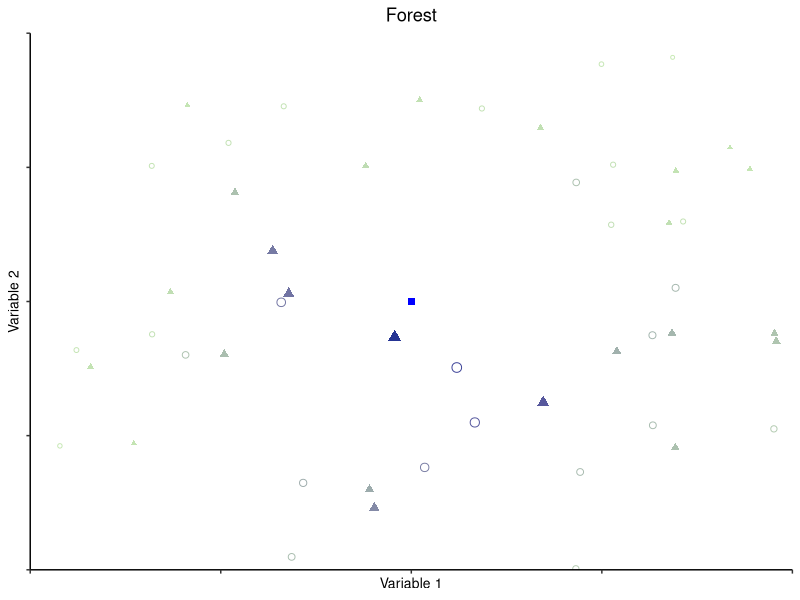
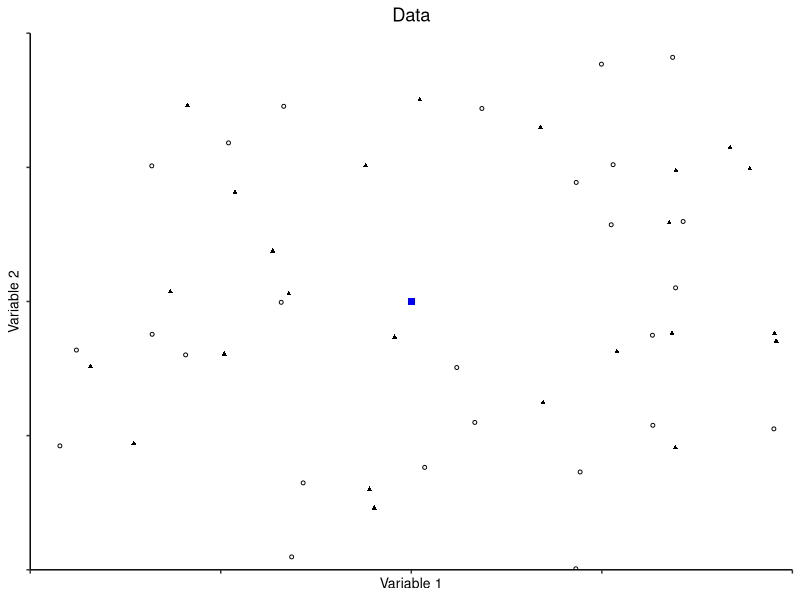
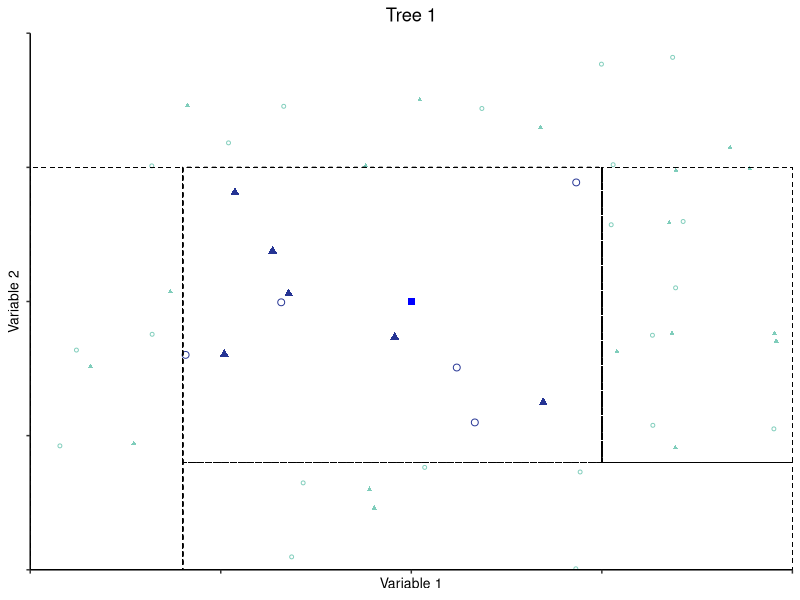
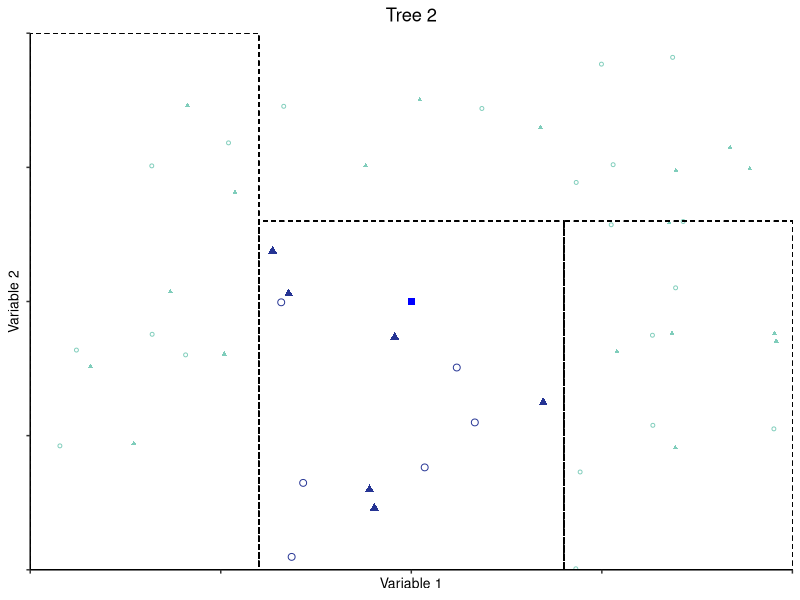
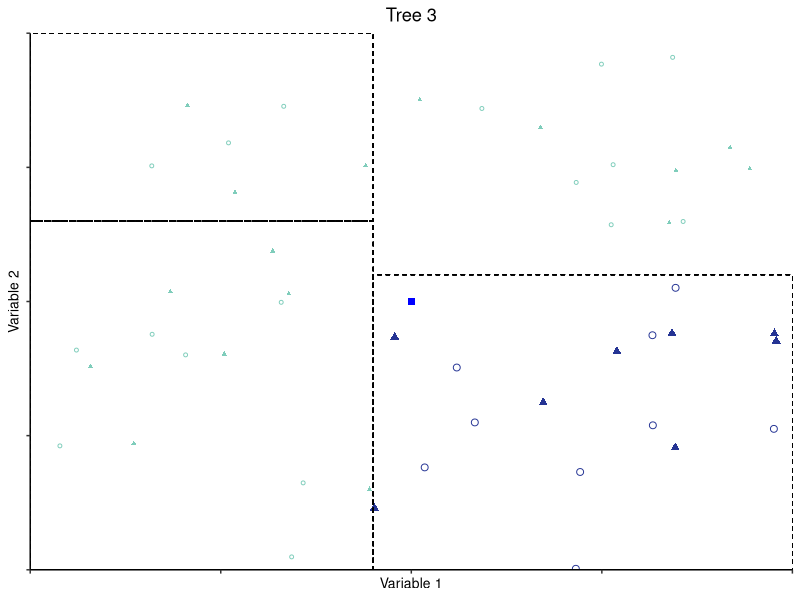

R code for these plots, in order:
# Figure 2 --  forest explanation figures

require(ggplot2)
require(gridExtra)
require(plyr)
require(dplyr)

library(stringr)

##Setting directory
project.dir <- if(str_ends(getwd(), "Part_1.output")){
  str_sub(getwd(), 1, -8)
} else if(str_ends(getwd(), "Part_1")){
  str_sub(getwd(), 1, -8)
} else {
  "."
}

print(Sys.getenv("USERDOMAIN"))

setwd(project.dir)


out.folder <- paste(project.dir, "Part_1", "output", sep="/")


set.seed(8675309)
var1 = runif(50)
var2 = runif(50)
treat.prob = runif(50) ### added

plot.data = data.frame(var1 = var1, var2 = var2,
                       tree1 = ifelse(between(var1,0.20,0.75),ifelse(between(var2,0.20,0.75),1,0),0),
                       tree2 = ifelse(between(var1,0.30,0.70),ifelse(between(var2,0.00,0.70),1,0),0),
                       tree3 = ifelse(between(var1,0.45,1.00),ifelse(between(var2,0.00,0.55),1,0),0),
                       dist = sqrt((var1-0.5)^2+(var2-0.5)^2))
plot.data$treated = factor(ifelse(treat.prob < 0.4, "Treated", "Control"), levels = c("Treated", "Control")) ### added
plot.data$treeall = (plot.data$tree1 + 2 * plot.data$tree2 + 1.5 * plot.data$tree3 + 1) * (1 - plot.data$dist)
plot.data$treeall = ifelse(plot.data$treeall < 0, 0, plot.data$treeall)

summary(plot.data)

tree0 <- ggplot(data = plot.data, aes(x = var1, y = var2, shape = treated)) + ### updated
  scale_x_continuous(limits=c(0,1), expand = c(0,0)) +
  scale_y_continuous(limits=c(0,1), expand = c(0,0)) +
  scale_shape_manual(values = c(17,1)) + ### added
  geom_point(size = 1) + 
  geom_point(aes(x = 0.5, y = 0.5), size = 2, shape = 15, color = "blue") + ### updated
  theme_classic() +
  ggtitle(label = "Data") + 
  theme(plot.title = element_text(hjust = 0.5)) + 
  xlab(label = "Variable 1") +
  ylab(label = "Variable 2") +
  theme(legend.position = "none",
        axis.text = element_blank(),
        axis.title = element_text(size = 10))

tree1 <- ggplot(data = plot.data, aes(x = var1, y = var2, size = factor(tree1), color = factor(tree1), shape = treated)) + ### updated
  scale_size_manual(values = c(1, 2)) +
  scale_color_manual(values = c("#7fcdbb","#253494")) +
  scale_shape_manual(values = c(17,1)) + ### added
  scale_x_continuous(limits=c(0,1), expand = c(0,0)) +
  scale_y_continuous(limits=c(0,1), expand = c(0,0)) +
  geom_point() + 
  geom_point(aes(x = 0.5, y = 0.5), size = 2, shape = 15, color = "blue") + ### updated
  geom_rect(aes(xmin = 0.20, xmax = 0.75, ymin = 0.20, ymax = 0.75), alpha = 0, color = "black", size = 0.25, linetype = 2) +
  geom_rect(aes(xmin = 0.00, xmax = 0.20, ymin = 0.00, ymax = 0.75), alpha = 0, color = "black", size = 0.25, linetype = 2) +
  geom_rect(aes(xmin = 0.20, xmax = 1.00, ymin = 0.00, ymax = 0.20), alpha = 0, color = "black", size = 0.25, linetype = 2) +
  geom_rect(aes(xmin = 0.75, xmax = 1.00, ymin = 0.20, ymax = 0.75), alpha = 0, color = "black", size = 0.25, linetype = 2) +
  geom_rect(aes(xmin = 0, xmax = 1, ymin = 0, ymax = 0), alpha = 0, color = "black", size = 0.25, linetype = 2) +
  theme_classic() +
  ggtitle(label = "Tree 1") + 
  theme(plot.title = element_text(hjust = 0.5)) + 
  xlab(label = "Variable 1") +
  ylab(label = "Variable 2") +
  theme(legend.position = "none",
        axis.text = element_blank(),
        axis.title = element_text(size = 10))

tree2 <- ggplot(data = plot.data, aes(x = var1, y = var2, size = factor(tree2), color = factor(tree2), shape = treated)) + ### updated
  scale_size_manual(values = c(1, 2)) +
  scale_color_manual(values = c("#7fcdbb","#253494")) +
  scale_shape_manual(values = c(17,1)) + ### added
  scale_x_continuous(limits=c(0,1), expand = c(0,0)) +
  scale_y_continuous(limits=c(0,1), expand = c(0,0)) +
  geom_point() + 
  geom_point(aes(x = 0.5, y = 0.5), size = 2, shape = 15, color = "blue") + ### updated
  geom_rect(aes(xmin = 0.30, xmax = 0.70, ymin = 0.00, ymax = 0.65), alpha = 0, color = "black", size = 0.25, linetype = 2) +
  geom_rect(aes(xmin = 0.00, xmax = 0.30, ymin = 0.00, ymax = 1.00), alpha = 0, color = "black", size = 0.25, linetype = 2) +
  geom_rect(aes(xmin = 0.70, xmax = 1.00, ymin = 0.00, ymax = 0.65), alpha = 0, color = "black", size = 0.25, linetype = 2) +
  geom_rect(aes(xmin = 0, xmax = 1, ymin = 0, ymax = 0), alpha = 0, color = "black", size = 0.25, linetype = 2) +
  theme_classic() +
  ggtitle(label = "Tree 2") + 
  theme(plot.title = element_text(hjust = 0.5)) + 
  xlab(label = "Variable 1") +
  ylab(label = "Variable 2") +
  theme(legend.position = "none",
        axis.text = element_blank(),
        axis.title = element_text(size = 10))

tree3 <- ggplot(data = plot.data, aes(x = var1, y = var2, size = factor(tree3), color = factor(tree3), shape = treated)) + ### updated
  scale_size_manual(values = c(1, 2)) +
  scale_color_manual(values = c("#7fcdbb","#253494")) +
  scale_shape_manual(values = c(17,1)) + ### added
  scale_x_continuous(limits=c(0,1), expand = c(0,0)) +
  scale_y_continuous(limits=c(0,1), expand = c(0,0)) +
  geom_point() + 
  geom_point(aes(x = 0.5, y = 0.5), size = 2, shape = 15, color = "blue") + ### updated
  geom_rect(aes(xmin = 0.45, xmax = 1.00, ymin = 0.00, ymax = 0.55), alpha = 0, color = "black", size = 0.25, linetype = 2) +
  geom_rect(aes(xmin = 0.00, xmax = 0.45, ymin = 0.00, ymax = 0.65), alpha = 0, color = "black", size = 0.25, linetype = 2) +
  geom_rect(aes(xmin = 0.00, xmax = 0.45, ymin = 0.65, ymax = 1.00), alpha = 0, color = "black", size = 0.25, linetype = 2) +
  geom_rect(aes(xmin = 0, xmax = 1, ymin = 0, ymax = 0), alpha = 0, color = "black", size = 0.25, linetype = 2) +
  theme_classic() +
  ggtitle(label = "Tree 3") + 
  theme(plot.title = element_text(hjust = 0.5)) + 
  xlab(label = "Variable 1") +
  ylab(label = "Variable 2") +
  theme(legend.position = "none",
        axis.text = element_blank(),
        axis.title = element_text(size = 10))

tree.all <- ggplot(data = plot.data, aes(x = var1, y = var2, size = treeall, color = treeall, shape = treated)) + ### updated
  scale_size_continuous(range = c(1, 3)) +
  scale_color_continuous(low = "#c7e9b4", high = "#253494") +
  scale_shape_manual(values = c(17,1)) + ### added
  geom_point() + 
  geom_point(aes(x = 0.5, y = 0.5), size = 2, shape = 15, color = "blue") + ### updated
  scale_x_continuous(limits=c(0,1), expand = c(0,0)) +
  scale_y_continuous(limits=c(0,1), expand = c(0,0)) +
  theme_classic() +
  ggtitle(label = "Forest") + 
  theme(plot.title = element_text(hjust = 0.5)) + 
  xlab(label = "Variable 1") +
  ylab(label = "Variable 2") +
  theme(legend.position = "none",
        axis.text = element_blank(),
        axis.title = element_text(size = 10))


fig.layout <- rbind(c(1, 2),
                    c(3, 4),
                    c(5, 5),
                    c(5, 5))

ggsave(filename = paste(out.folder, "Figure_2.png", sep="/"),
       width = 5, height = 8, units = "in",
       arrangeGrob(tree0, tree1, tree2, tree3, tree.all,
                   layout_matrix = fig.layout))



